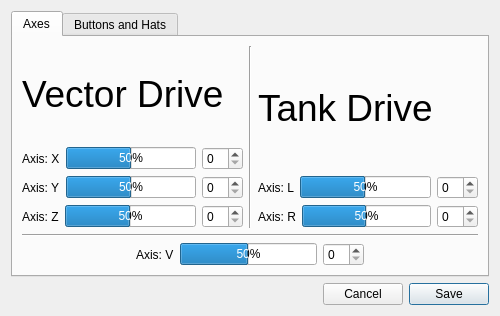
<?xml version="1.0" encoding="UTF-8"?>
<ui version="4.0">
 <class>ROVMappings</class>
 <widget class="QDialog" name="ROVMappings">
  <property name="geometry">
   <rect>
    <x>0</x>
    <y>0</y>
    <width>500</width>
    <height>316</height>
   </rect>
  </property>
  <property name="minimumSize">
   <size>
    <width>500</width>
    <height>300</height>
   </size>
  </property>
  <property name="maximumSize">
   <size>
    <width>10000</width>
    <height>10000</height>
   </size>
  </property>
  <property name="windowTitle">
   <string>Joystick Mappings</string>
  </property>
  <layout class="QVBoxLayout" name="verticalLayout_4">
   <item>
    <widget class="QTabWidget" name="tabWidget">
     <property name="currentIndex">
      <number>0</number>
     </property>
     <property name="elideMode">
      <enum>Qt::ElideMiddle</enum>
     </property>
     <property name="usesScrollButtons">
      <bool>false</bool>
     </property>
     <property name="documentMode">
      <bool>false</bool>
     </property>
     <widget class="QWidget" name="tabAxes">
      <attribute name="title">
       <string>Axes</string>
      </attribute>
      <layout class="QGridLayout" name="gridLayout_2">
       <item row="0" column="0">
        <layout class="QVBoxLayout" name="verticalLayout_3">
         <item>
          <layout class="QHBoxLayout" name="horizontalLayout_10">
           <item>
            <layout class="QVBoxLayout" name="verticalLayout" stretch="0,1,1,1">
             <item>
              <widget class="QLabel" name="label">
               <property name="font">
                <font>
                 <pointsize>28</pointsize>
                </font>
               </property>
               <property name="text">
                <string>Vector Drive</string>
               </property>
              </widget>
             </item>
             <item>
              <layout class="QHBoxLayout" name="horizontalLayout">
               <item>
                <widget class="QLabel" name="label_3">
                 <property name="text">
                  <string>Axis: X</string>
                 </property>
                </widget>
               </item>
               <item>
                <widget class="QProgressBar" name="pbVX">
                 <property name="minimum">
                  <number>-32768</number>
                 </property>
                 <property name="maximum">
                  <number>32767</number>
                 </property>
                 <property name="value">
                  <number>0</number>
                 </property>
                </widget>
               </item>
               <item>
                <widget class="QSpinBox" name="sbVX"/>
               </item>
              </layout>
             </item>
             <item>
              <layout class="QHBoxLayout" name="horizontalLayout_2">
               <item>
                <widget class="QLabel" name="label_4">
                 <property name="text">
                  <string>Axis: Y</string>
                 </property>
                </widget>
               </item>
               <item>
                <widget class="QProgressBar" name="pbVY">
                 <property name="minimum">
                  <number>-32768</number>
                 </property>
                 <property name="maximum">
                  <number>32767</number>
                 </property>
                 <property name="value">
                  <number>0</number>
                 </property>
                </widget>
               </item>
               <item>
                <widget class="QSpinBox" name="sbVY"/>
               </item>
              </layout>
             </item>
             <item>
              <layout class="QHBoxLayout" name="horizontalLayout_3">
               <item>
                <widget class="QLabel" name="label_5">
                 <property name="text">
                  <string>Axis: Z</string>
                 </property>
                </widget>
               </item>
               <item>
                <widget class="QProgressBar" name="pbVZ">
                 <property name="minimum">
                  <number>-32768</number>
                 </property>
                 <property name="maximum">
                  <number>32767</number>
                 </property>
                 <property name="value">
                  <number>0</number>
                 </property>
                </widget>
               </item>
               <item>
                <widget class="QSpinBox" name="sbVZ"/>
               </item>
              </layout>
             </item>
            </layout>
           </item>
           <item>
            <widget class="Line" name="line">
             <property name="orientation">
              <enum>Qt::Vertical</enum>
             </property>
            </widget>
           </item>
           <item>
            <layout class="QVBoxLayout" name="verticalLayout_2" stretch="0,1,1">
             <item>
              <widget class="QLabel" name="label_2">
               <property name="font">
                <font>
                 <pointsize>28</pointsize>
                </font>
               </property>
               <property name="text">
                <string>Tank Drive</string>
               </property>
              </widget>
             </item>
             <item>
              <layout class="QHBoxLayout" name="horizontalLayout_5">
               <item>
                <widget class="QLabel" name="label_7">
                 <property name="text">
                  <string>Axis: L</string>
                 </property>
                </widget>
               </item>
               <item>
                <widget class="QProgressBar" name="pbTL">
                 <property name="minimum">
                  <number>-32768</number>
                 </property>
                 <property name="maximum">
                  <number>32767</number>
                 </property>
                 <property name="value">
                  <number>0</number>
                 </property>
                </widget>
               </item>
               <item>
                <widget class="QSpinBox" name="sbTL"/>
               </item>
              </layout>
             </item>
             <item>
              <layout class="QHBoxLayout" name="horizontalLayout_6">
               <item>
                <widget class="QLabel" name="label_8">
                 <property name="text">
                  <string>Axis: R</string>
                 </property>
                </widget>
               </item>
               <item>
                <widget class="QProgressBar" name="pbTR">
                 <property name="minimum">
                  <number>-32768</number>
                 </property>
                 <property name="maximum">
                  <number>32767</number>
                 </property>
                 <property name="value">
                  <number>0</number>
                 </property>
                </widget>
               </item>
               <item>
                <widget class="QSpinBox" name="sbTR"/>
               </item>
              </layout>
             </item>
            </layout>
           </item>
          </layout>
         </item>
         <item>
          <widget class="Line" name="line_2">
           <property name="orientation">
            <enum>Qt::Horizontal</enum>
           </property>
          </widget>
         </item>
         <item>
          <layout class="QHBoxLayout" name="horizontalLayout_11" stretch="1,2,1">
           <item>
            <spacer name="horizontalSpacer_2">
             <property name="orientation">
              <enum>Qt::Horizontal</enum>
             </property>
             <property name="sizeHint" stdset="0">
              <size>
               <width>40</width>
               <height>20</height>
              </size>
             </property>
            </spacer>
           </item>
           <item>
            <layout class="QHBoxLayout" name="horizontalLayout_4">
             <item>
              <widget class="QLabel" name="label_6">
               <property name="text">
                <string>Axis: V</string>
               </property>
              </widget>
             </item>
             <item>
              <widget class="QProgressBar" name="pbV">
               <property name="minimum">
                <number>-32768</number>
               </property>
               <property name="maximum">
                <number>32767</number>
               </property>
               <property name="value">
                <number>0</number>
               </property>
              </widget>
             </item>
             <item>
              <widget class="QSpinBox" name="sbV"/>
             </item>
            </layout>
           </item>
           <item>
            <spacer name="horizontalSpacer_3">
             <property name="orientation">
              <enum>Qt::Horizontal</enum>
             </property>
             <property name="sizeHint" stdset="0">
              <size>
               <width>40</width>
               <height>20</height>
              </size>
             </property>
            </spacer>
           </item>
          </layout>
         </item>
        </layout>
       </item>
      </layout>
     </widget>
     <widget class="QWidget" name="tabButtonsAndHats">
      <attribute name="title">
       <string>Buttons and Hats</string>
      </attribute>
      <layout class="QGridLayout" name="gridLayout">
       <item row="0" column="0">
        <layout class="QHBoxLayout" name="horizontalLayout_12">
         <item>
          <layout class="QVBoxLayout" name="verticalLayout_5">
           <item>
            <layout class="QHBoxLayout" name="horizontalLayout_9">
             <item>
              <widget class="QLabel" name="label_10">
               <property name="text">
                <string>Current Button:</string>
               </property>
              </widget>
             </item>
             <item>
              <widget class="QLineEdit" name="leCurrentButton">
               <property name="sizePolicy">
                <sizepolicy hsizetype="Fixed" vsizetype="Fixed">
                 <horstretch>0</horstretch>
                 <verstretch>0</verstretch>
                </sizepolicy>
               </property>
               <property name="minimumSize">
                <size>
                 <width>100</width>
                 <height>0</height>
                </size>
               </property>
               <property name="maximumSize">
                <size>
                 <width>100</width>
                 <height>16777215</height>
                </size>
               </property>
               <property name="focusPolicy">
                <enum>Qt::NoFocus</enum>
               </property>
               <property name="alignment">
                <set>Qt::AlignCenter</set>
               </property>
               <property name="readOnly">
                <bool>true</bool>
               </property>
              </widget>
             </item>
            </layout>
           </item>
           <item>
            <layout class="QHBoxLayout" name="horizontalLayout_15">
             <item>
              <widget class="QLabel" name="label_16">
               <property name="text">
                <string>Relay0</string>
               </property>
              </widget>
             </item>
             <item>
              <widget class="QComboBox" name="cbR0But">
               <property name="sizePolicy">
                <sizepolicy hsizetype="Fixed" vsizetype="Fixed">
                 <horstretch>0</horstretch>
                 <verstretch>0</verstretch>
                </sizepolicy>
               </property>
               <property name="minimumSize">
                <size>
                 <width>100</width>
                 <height>0</height>
                </size>
               </property>
               <property name="maximumSize">
                <size>
                 <width>100</width>
                 <height>16777215</height>
                </size>
               </property>
              </widget>
             </item>
            </layout>
           </item>
           <item>
            <layout class="QHBoxLayout" name="horizontalLayout_16">
             <item>
              <widget class="QLabel" name="label_17">
               <property name="text">
                <string>Relay1</string>
               </property>
              </widget>
             </item>
             <item>
              <widget class="QComboBox" name="cbR1But">
               <property name="sizePolicy">
                <sizepolicy hsizetype="Fixed" vsizetype="Fixed">
                 <horstretch>0</horstretch>
                 <verstretch>0</verstretch>
                </sizepolicy>
               </property>
               <property name="minimumSize">
                <size>
                 <width>100</width>
                 <height>0</height>
                </size>
               </property>
               <property name="maximumSize">
                <size>
                 <width>100</width>
                 <height>16777215</height>
                </size>
               </property>
              </widget>
             </item>
            </layout>
           </item>
           <item>
            <layout class="QHBoxLayout" name="horizontalLayout_17">
             <item>
              <widget class="QLabel" name="label_18">
               <property name="text">
                <string>Relay2</string>
               </property>
              </widget>
             </item>
             <item>
              <widget class="QComboBox" name="cbR2But">
               <property name="sizePolicy">
                <sizepolicy hsizetype="Fixed" vsizetype="Fixed">
                 <horstretch>0</horstretch>
                 <verstretch>0</verstretch>
                </sizepolicy>
               </property>
               <property name="minimumSize">
                <size>
                 <width>100</width>
                 <height>0</height>
                </size>
               </property>
               <property name="maximumSize">
                <size>
                 <width>100</width>
                 <height>16777215</height>
                </size>
               </property>
              </widget>
             </item>
            </layout>
           </item>
           <item>
            <layout class="QHBoxLayout" name="horizontalLayout_18">
             <item>
              <widget class="QLabel" name="label_19">
               <property name="text">
                <string>Servo0+</string>
               </property>
              </widget>
             </item>
             <item>
              <widget class="QComboBox" name="cbS0IBut">
               <property name="sizePolicy">
                <sizepolicy hsizetype="Fixed" vsizetype="Fixed">
                 <horstretch>0</horstretch>
                 <verstretch>0</verstretch>
                </sizepolicy>
               </property>
               <property name="minimumSize">
                <size>
                 <width>100</width>
                 <height>0</height>
                </size>
               </property>
               <property name="maximumSize">
                <size>
                 <width>100</width>
                 <height>16777215</height>
                </size>
               </property>
              </widget>
             </item>
            </layout>
           </item>
           <item>
            <layout class="QHBoxLayout" name="horizontalLayout_19">
             <item>
              <widget class="QLabel" name="label_20">
               <property name="text">
                <string>Servo0-</string>
               </property>
              </widget>
             </item>
             <item>
              <widget class="QComboBox" name="cbS0DBut">
               <property name="sizePolicy">
                <sizepolicy hsizetype="Fixed" vsizetype="Fixed">
                 <horstretch>0</horstretch>
                 <verstretch>0</verstretch>
                </sizepolicy>
               </property>
               <property name="minimumSize">
                <size>
                 <width>100</width>
                 <height>0</height>
                </size>
               </property>
               <property name="maximumSize">
                <size>
                 <width>100</width>
                 <height>16777215</height>
                </size>
               </property>
              </widget>
             </item>
            </layout>
           </item>
           <item>
            <layout class="QHBoxLayout" name="horizontalLayout_20">
             <item>
              <widget class="QLabel" name="label_21">
               <property name="text">
                <string>Servo1+</string>
               </property>
              </widget>
             </item>
             <item>
              <widget class="QComboBox" name="cbS1IBut">
               <property name="sizePolicy">
                <sizepolicy hsizetype="Fixed" vsizetype="Fixed">
                 <horstretch>0</horstretch>
                 <verstretch>0</verstretch>
                </sizepolicy>
               </property>
               <property name="minimumSize">
                <size>
                 <width>100</width>
                 <height>0</height>
                </size>
               </property>
               <property name="maximumSize">
                <size>
                 <width>100</width>
                 <height>16777215</height>
                </size>
               </property>
              </widget>
             </item>
            </layout>
           </item>
           <item>
            <layout class="QHBoxLayout" name="horizontalLayout_21">
             <item>
              <widget class="QLabel" name="label_22">
               <property name="text">
                <string>Servo1-</string>
               </property>
              </widget>
             </item>
             <item>
              <widget class="QComboBox" name="cbS1DBut">
               <property name="sizePolicy">
                <sizepolicy hsizetype="Fixed" vsizetype="Fixed">
                 <horstretch>0</horstretch>
                 <verstretch>0</verstretch>
                </sizepolicy>
               </property>
               <property name="minimumSize">
                <size>
                 <width>100</width>
                 <height>0</height>
                </size>
               </property>
               <property name="maximumSize">
                <size>
                 <width>100</width>
                 <height>16777215</height>
                </size>
               </property>
              </widget>
             </item>
            </layout>
           </item>
          </layout>
         </item>
         <item>
          <spacer name="horizontalSpacer_4">
           <property name="orientation">
            <enum>Qt::Horizontal</enum>
           </property>
           <property name="sizeHint" stdset="0">
            <size>
             <width>40</width>
             <height>20</height>
            </size>
           </property>
          </spacer>
         </item>
         <item>
          <widget class="Line" name="line_3">
           <property name="orientation">
            <enum>Qt::Vertical</enum>
           </property>
          </widget>
         </item>
         <item>
          <spacer name="horizontalSpacer_5">
           <property name="orientation">
            <enum>Qt::Horizontal</enum>
           </property>
           <property name="sizeHint" stdset="0">
            <size>
             <width>40</width>
             <height>20</height>
            </size>
           </property>
          </spacer>
         </item>
         <item>
          <layout class="QVBoxLayout" name="verticalLayout_6">
           <item>
            <layout class="QHBoxLayout" name="horizontalLayout_7">
             <item>
              <widget class="QLabel" name="label_9">
               <property name="text">
                <string>Current Hat:</string>
               </property>
              </widget>
             </item>
             <item>
              <widget class="QLineEdit" name="leCurrentHat">
               <property name="sizePolicy">
                <sizepolicy hsizetype="Fixed" vsizetype="Fixed">
                 <horstretch>0</horstretch>
                 <verstretch>0</verstretch>
                </sizepolicy>
               </property>
               <property name="minimumSize">
                <size>
                 <width>100</width>
                 <height>0</height>
                </size>
               </property>
               <property name="maximumSize">
                <size>
                 <width>100</width>
                 <height>16777215</height>
                </size>
               </property>
               <property name="inputMask">
                <string/>
               </property>
               <property name="alignment">
                <set>Qt::AlignCenter</set>
               </property>
               <property name="readOnly">
                <bool>true</bool>
               </property>
              </widget>
             </item>
            </layout>
           </item>
           <item>
            <layout class="QHBoxLayout" name="horizontalLayout_22">
             <item>
              <widget class="QLabel" name="label_23">
               <property name="text">
                <string>Relay0</string>
               </property>
              </widget>
             </item>
             <item>
              <widget class="QLineEdit" name="leR0Hat">
               <property name="sizePolicy">
                <sizepolicy hsizetype="Fixed" vsizetype="Fixed">
                 <horstretch>0</horstretch>
                 <verstretch>0</verstretch>
                </sizepolicy>
               </property>
               <property name="maximumSize">
                <size>
                 <width>100</width>
                 <height>16777215</height>
                </size>
               </property>
               <property name="inputMask">
                <string/>
               </property>
               <property name="alignment">
                <set>Qt::AlignCenter</set>
               </property>
              </widget>
             </item>
            </layout>
           </item>
           <item>
            <layout class="QHBoxLayout" name="horizontalLayout_23">
             <item>
              <widget class="QLabel" name="label_24">
               <property name="text">
                <string>Relay1</string>
               </property>
              </widget>
             </item>
             <item>
              <widget class="QLineEdit" name="leR1Hat">
               <property name="sizePolicy">
                <sizepolicy hsizetype="Fixed" vsizetype="Fixed">
                 <horstretch>0</horstretch>
                 <verstretch>0</verstretch>
                </sizepolicy>
               </property>
               <property name="maximumSize">
                <size>
                 <width>100</width>
                 <height>16777215</height>
                </size>
               </property>
               <property name="inputMask">
                <string/>
               </property>
               <property name="alignment">
                <set>Qt::AlignCenter</set>
               </property>
              </widget>
             </item>
            </layout>
           </item>
           <item>
            <layout class="QHBoxLayout" name="horizontalLayout_24">
             <item>
              <widget class="QLabel" name="label_25">
               <property name="text">
                <string>Relay2</string>
               </property>
              </widget>
             </item>
             <item>
              <widget class="QLineEdit" name="leR2Hat">
               <property name="sizePolicy">
                <sizepolicy hsizetype="Fixed" vsizetype="Fixed">
                 <horstretch>0</horstretch>
                 <verstretch>0</verstretch>
                </sizepolicy>
               </property>
               <property name="maximumSize">
                <size>
                 <width>100</width>
                 <height>16777215</height>
                </size>
               </property>
               <property name="inputMask">
                <string/>
               </property>
               <property name="alignment">
                <set>Qt::AlignCenter</set>
               </property>
              </widget>
             </item>
            </layout>
           </item>
           <item>
            <layout class="QHBoxLayout" name="horizontalLayout_25">
             <item>
              <widget class="QLabel" name="label_26">
               <property name="text">
                <string>Servo0+</string>
               </property>
              </widget>
             </item>
             <item>
              <widget class="QLineEdit" name="leS0IHat">
               <property name="sizePolicy">
                <sizepolicy hsizetype="Fixed" vsizetype="Fixed">
                 <horstretch>0</horstretch>
                 <verstretch>0</verstretch>
                </sizepolicy>
               </property>
               <property name="maximumSize">
                <size>
                 <width>100</width>
                 <height>16777215</height>
                </size>
               </property>
               <property name="inputMask">
                <string/>
               </property>
               <property name="alignment">
                <set>Qt::AlignCenter</set>
               </property>
              </widget>
             </item>
            </layout>
           </item>
           <item>
            <layout class="QHBoxLayout" name="horizontalLayout_26">
             <item>
              <widget class="QLabel" name="label_27">
               <property name="text">
                <string>Servo0-</string>
               </property>
              </widget>
             </item>
             <item>
              <widget class="QLineEdit" name="leS0DHat">
               <property name="sizePolicy">
                <sizepolicy hsizetype="Fixed" vsizetype="Fixed">
                 <horstretch>0</horstretch>
                 <verstretch>0</verstretch>
                </sizepolicy>
               </property>
               <property name="maximumSize">
                <size>
                 <width>100</width>
                 <height>16777215</height>
                </size>
               </property>
               <property name="inputMask">
                <string/>
               </property>
               <property name="alignment">
                <set>Qt::AlignCenter</set>
               </property>
              </widget>
             </item>
            </layout>
           </item>
           <item>
            <layout class="QHBoxLayout" name="horizontalLayout_27">
             <item>
              <widget class="QLabel" name="label_28">
               <property name="text">
                <string>Servo1+</string>
               </property>
              </widget>
             </item>
             <item>
              <widget class="QLineEdit" name="leS1IHat">
               <property name="sizePolicy">
                <sizepolicy hsizetype="Fixed" vsizetype="Fixed">
                 <horstretch>0</horstretch>
                 <verstretch>0</verstretch>
                </sizepolicy>
               </property>
               <property name="maximumSize">
                <size>
                 <width>100</width>
                 <height>16777215</height>
                </size>
               </property>
               <property name="inputMask">
                <string/>
               </property>
               <property name="alignment">
                <set>Qt::AlignCenter</set>
               </property>
              </widget>
             </item>
            </layout>
           </item>
           <item>
            <layout class="QHBoxLayout" name="horizontalLayout_28">
             <item>
              <widget class="QLabel" name="label_29">
               <property name="text">
                <string>Servo1-</string>
               </property>
              </widget>
             </item>
             <item>
              <widget class="QLineEdit" name="leS1DHat">
               <property name="sizePolicy">
                <sizepolicy hsizetype="Fixed" vsizetype="Fixed">
                 <horstretch>0</horstretch>
                 <verstretch>0</verstretch>
                </sizepolicy>
               </property>
               <property name="maximumSize">
                <size>
                 <width>100</width>
                 <height>16777215</height>
                </size>
               </property>
               <property name="inputMask">
                <string/>
               </property>
               <property name="alignment">
                <set>Qt::AlignCenter</set>
               </property>
              </widget>
             </item>
            </layout>
           </item>
          </layout>
         </item>
        </layout>
       </item>
      </layout>
     </widget>
    </widget>
   </item>
   <item>
    <layout class="QHBoxLayout" name="horizontalLayout_8">
     <item>
      <spacer name="horizontalSpacer">
       <property name="orientation">
        <enum>Qt::Horizontal</enum>
       </property>
       <property name="sizeHint" stdset="0">
        <size>
         <width>40</width>
         <height>20</height>
        </size>
       </property>
      </spacer>
     </item>
     <item>
      <widget class="QPushButton" name="pbCancel">
       <property name="text">
        <string>Cancel</string>
       </property>
      </widget>
     </item>
     <item>
      <widget class="QPushButton" name="pbSave">
       <property name="text">
        <string>Save</string>
       </property>
       <property name="default">
        <bool>true</bool>
       </property>
      </widget>
     </item>
    </layout>
   </item>
  </layout>
 </widget>
 <resources/>
 <connections/>
</ui>
